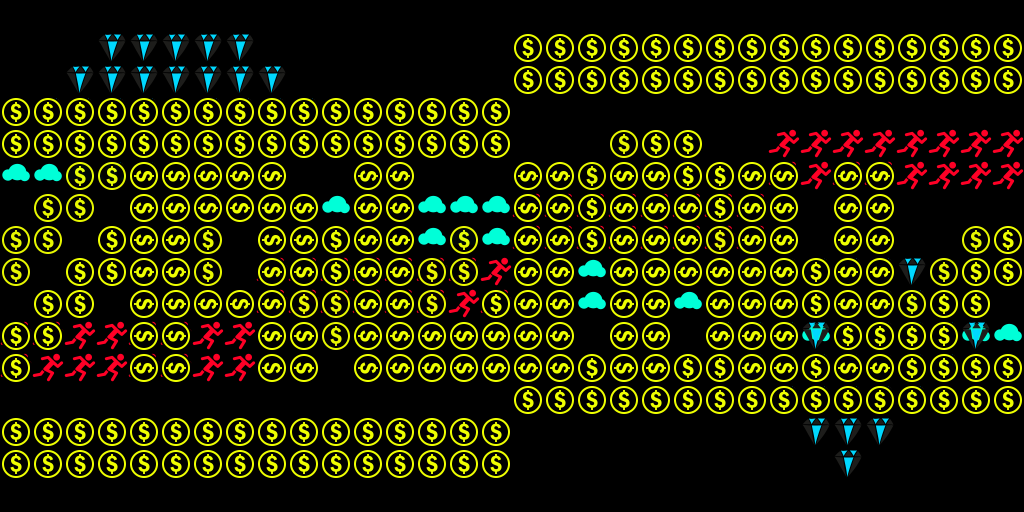

A 2D game scene composited from a Tiled map and its tileset images. What follows is a short description and the map's XML, with each tile layer's data collapsed to a summary:
An orthogonal 32x16 tile map with 32x32 px tiles, 8 tile layers (food, boosters, items, coinsC, ...).

<map version="1.0" orientation="orthogonal" width="32" height="16" tilewidth="32" tileheight="32">
 <tileset firstgid="1" name="tileset" tilewidth="32" tileheight="32">
  <image source="tileset.png" width="512" height="512" />
 </tileset>
 <layer name="food" width="32" height="16">
  <data>[512 cells, 64 non-empty, 1 distinct tile ids]</data>
 </layer>
 <layer name="boosters" width="32" height="16">
  <data>[512 cells, 64 non-empty, 1 distinct tile ids]</data>
 </layer>
 <layer name="items" width="32" height="16">
  <data>[512 cells, 72 non-empty, 1 distinct tile ids]</data>
 </layer>
 <layer name="coinsC" width="32" height="16">
  <data>[512 cells, 64 non-empty, 1 distinct tile ids]</data>
 </layer>
 <layer name="coinsB" width="32" height="16">
  <data>[512 cells, 64 non-empty, 1 distinct tile ids]</data>
 </layer>
 <layer name="coinsA" width="32" height="16" opacity="0.97">
  <data>[512 cells, 56 non-empty, 1 distinct tile ids]</data>
 </layer>
 <layer name="coins" width="32" height="16">
  <data>[512 cells, 64 non-empty, 1 distinct tile ids]</data>
 </layer>
 <layer name="introCoins" width="32" height="16">
  <data>[512 cells, 112 non-empty, 1 distinct tile ids]</data>
 </layer>
</map>
